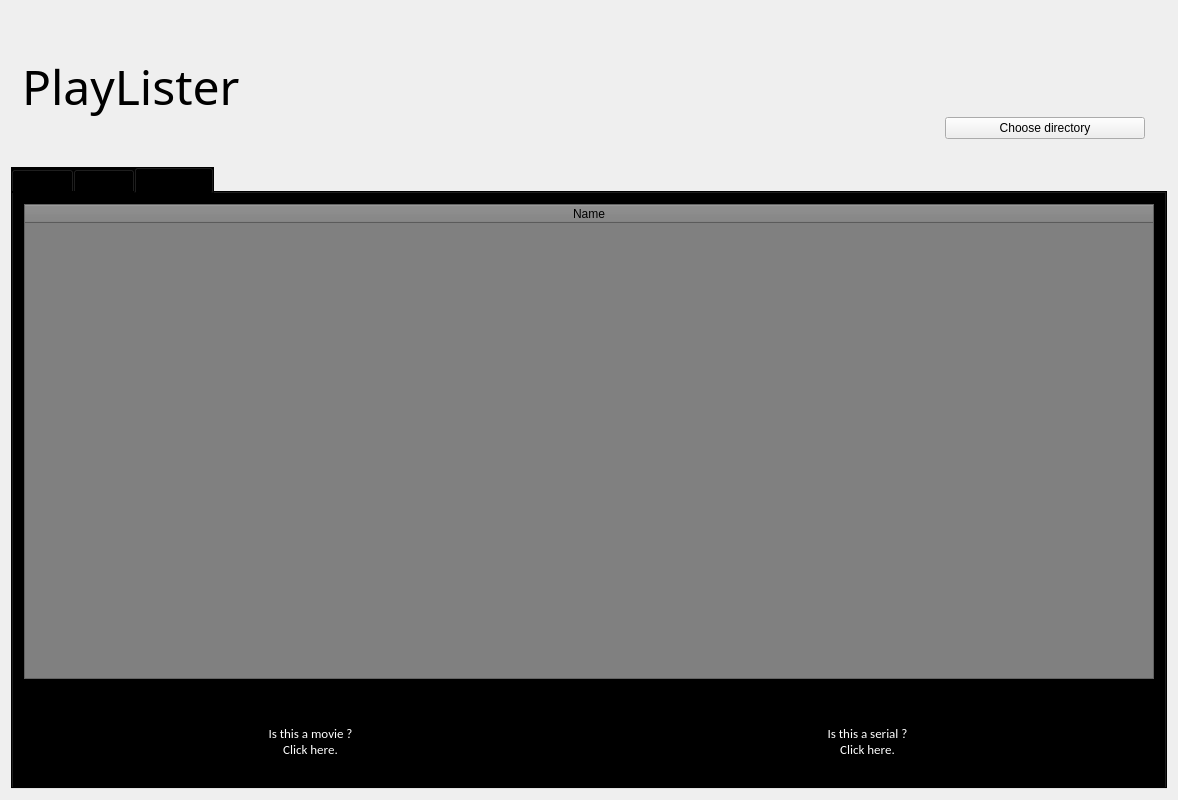
<?xml version="1.0" encoding="UTF-8"?>
<ui version="4.0">
 <class>MainWindow</class>
 <widget class="QMainWindow" name="MainWindow">
  <property name="geometry">
   <rect>
    <x>0</x>
    <y>0</y>
    <width>1177</width>
    <height>800</height>
   </rect>
  </property>
  <property name="windowTitle">
   <string>MainWindow</string>
  </property>
  <property name="autoFillBackground">
   <bool>true</bool>
  </property>
  <property name="styleSheet">
   <string notr="true"/>
  </property>
  <widget class="QWidget" name="centralWidget">
   <layout class="QVBoxLayout" name="verticalLayout">
    <item>
     <widget class="QWidget" name="horizontalWidget" native="true">
      <property name="sizePolicy">
       <sizepolicy hsizetype="MinimumExpanding" vsizetype="MinimumExpanding">
        <horstretch>0</horstretch>
        <verstretch>0</verstretch>
       </sizepolicy>
      </property>
      <property name="maximumSize">
       <size>
        <width>100000</width>
        <height>150</height>
       </size>
      </property>
      <layout class="QHBoxLayout" name="horizontalLayout">
       <item>
        <widget class="QLabel" name="label">
         <property name="font">
          <font>
           <family>Bernard MT Condensed</family>
           <pointsize>36</pointsize>
          </font>
         </property>
         <property name="text">
          <string>PlayLister</string>
         </property>
        </widget>
       </item>
       <item>
        <widget class="QFrame" name="gridFrame">
         <property name="minimumSize">
          <size>
           <width>900</width>
           <height>0</height>
          </size>
         </property>
         <layout class="QHBoxLayout" name="horizontalLayout_4">
          <item>
           <widget class="QLabel" name="label_2">
            <property name="font">
             <font>
              <family>Arial</family>
              <pointsize>10</pointsize>
              <weight>75</weight>
              <bold>true</bold>
             </font>
            </property>
            <property name="text">
             <string/>
            </property>
            <property name="alignment">
             <set>Qt::AlignBottom|Qt::AlignRight|Qt::AlignTrailing</set>
            </property>
           </widget>
          </item>
          <item alignment="Qt::AlignBottom">
           <widget class="QPushButton" name="pushButton">
            <property name="sizePolicy">
             <sizepolicy hsizetype="Fixed" vsizetype="Fixed">
              <horstretch>0</horstretch>
              <verstretch>0</verstretch>
             </sizepolicy>
            </property>
            <property name="minimumSize">
             <size>
              <width>200</width>
              <height>0</height>
             </size>
            </property>
            <property name="text">
             <string>Choose directory</string>
            </property>
           </widget>
          </item>
         </layout>
        </widget>
       </item>
      </layout>
     </widget>
    </item>
    <item>
     <widget class="QTabWidget" name="tabWidget">
      <property name="autoFillBackground">
       <bool>false</bool>
      </property>
      <property name="styleSheet">
       <string notr="true">background-color: BLACK</string>
      </property>
      <property name="currentIndex">
       <number>2</number>
      </property>
      <widget class="QWidget" name="movies">
       <property name="sizePolicy">
        <sizepolicy hsizetype="MinimumExpanding" vsizetype="MinimumExpanding">
         <horstretch>0</horstretch>
         <verstretch>0</verstretch>
        </sizepolicy>
       </property>
       <property name="minimumSize">
        <size>
         <width>0</width>
         <height>0</height>
        </size>
       </property>
       <attribute name="title">
        <string>Movies</string>
       </attribute>
       <layout class="QVBoxLayout" name="verticalLayout_2">
        <item>
         <widget class="QWidget" name="horizontalWidget" native="true">
          <property name="autoFillBackground">
           <bool>false</bool>
          </property>
          <property name="styleSheet">
           <string notr="true">background-color: black</string>
          </property>
          <layout class="QHBoxLayout" name="horizontalLayout_3">
           <item>
            <widget class="QTableWidget" name="tableWidget">
             <property name="minimumSize">
              <size>
               <width>802</width>
               <height>0</height>
              </size>
             </property>
             <property name="maximumSize">
              <size>
               <width>16777215</width>
               <height>16777215</height>
              </size>
             </property>
             <property name="font">
              <font>
               <family>Calibri</family>
               <pointsize>14</pointsize>
              </font>
             </property>
             <property name="autoFillBackground">
              <bool>true</bool>
             </property>
             <property name="styleSheet">
              <string notr="true">background-color: grey;
color: black;</string>
             </property>
             <property name="sizeAdjustPolicy">
              <enum>QAbstractScrollArea::AdjustIgnored</enum>
             </property>
             <property name="editTriggers">
              <set>QAbstractItemView::NoEditTriggers</set>
             </property>
             <property name="selectionBehavior">
              <enum>QAbstractItemView::SelectRows</enum>
             </property>
             <attribute name="horizontalHeaderDefaultSectionSize">
              <number>200</number>
             </attribute>
             <attribute name="horizontalHeaderHighlightSections">
              <bool>false</bool>
             </attribute>
             <attribute name="horizontalHeaderMinimumSectionSize">
              <number>0</number>
             </attribute>
             <attribute name="horizontalHeaderShowSortIndicator" stdset="0">
              <bool>false</bool>
             </attribute>
             <attribute name="horizontalHeaderStretchLastSection">
              <bool>true</bool>
             </attribute>
             <attribute name="verticalHeaderVisible">
              <bool>false</bool>
             </attribute>
             <attribute name="verticalHeaderCascadingSectionResizes">
              <bool>false</bool>
             </attribute>
             <attribute name="verticalHeaderDefaultSectionSize">
              <number>49</number>
             </attribute>
             <attribute name="verticalHeaderHighlightSections">
              <bool>false</bool>
             </attribute>
             <attribute name="verticalHeaderMinimumSectionSize">
              <number>49</number>
             </attribute>
             <attribute name="verticalHeaderShowSortIndicator" stdset="0">
              <bool>false</bool>
             </attribute>
             <attribute name="verticalHeaderStretchLastSection">
              <bool>false</bool>
             </attribute>
             <column>
              <property name="text">
               <string>Name</string>
              </property>
             </column>
             <column>
              <property name="text">
               <string>Year</string>
              </property>
             </column>
             <column>
              <property name="text">
               <string>Language</string>
              </property>
             </column>
             <column>
              <property name="text">
               <string>Quality</string>
              </property>
             </column>
            </widget>
           </item>
           <item>
            <widget class="QLabel" name="label_4">
             <property name="minimumSize">
              <size>
               <width>300</width>
               <height>0</height>
              </size>
             </property>
             <property name="maximumSize">
              <size>
               <width>300</width>
               <height>16777215</height>
              </size>
             </property>
             <property name="autoFillBackground">
              <bool>false</bool>
             </property>
             <property name="styleSheet">
              <string notr="true">background-color: black</string>
             </property>
             <property name="text">
              <string/>
             </property>
            </widget>
           </item>
          </layout>
         </widget>
        </item>
        <item>
         <widget class="QLabel" name="label_3">
          <property name="minimumSize">
           <size>
            <width>0</width>
            <height>90</height>
           </size>
          </property>
          <property name="font">
           <font>
            <family>Calibri</family>
            <pointsize>9</pointsize>
            <weight>75</weight>
            <bold>true</bold>
           </font>
          </property>
          <property name="autoFillBackground">
           <bool>false</bool>
          </property>
          <property name="styleSheet">
           <string notr="true">background-color: black;
color: white;</string>
          </property>
          <property name="text">
           <string/>
          </property>
          <property name="alignment">
           <set>Qt::AlignCenter</set>
          </property>
          <property name="wordWrap">
           <bool>true</bool>
          </property>
         </widget>
        </item>
       </layout>
      </widget>
      <widget class="QWidget" name="serials">
       <property name="sizePolicy">
        <sizepolicy hsizetype="MinimumExpanding" vsizetype="MinimumExpanding">
         <horstretch>0</horstretch>
         <verstretch>0</verstretch>
        </sizepolicy>
       </property>
       <attribute name="title">
        <string>Serials</string>
       </attribute>
       <layout class="QVBoxLayout" name="verticalLayout_3">
        <item>
         <widget class="QWidget" name="horizontalWidget_2" native="true">
          <layout class="QHBoxLayout" name="horizontalLayout_6">
           <item>
            <widget class="QTreeWidget" name="treeWidget">
             <property name="enabled">
              <bool>true</bool>
             </property>
             <property name="minimumSize">
              <size>
               <width>800</width>
               <height>0</height>
              </size>
             </property>
             <property name="maximumSize">
              <size>
               <width>16777215</width>
               <height>16777215</height>
              </size>
             </property>
             <property name="font">
              <font>
               <family>Calibri</family>
               <pointsize>14</pointsize>
              </font>
             </property>
             <property name="styleSheet">
              <string notr="true">background-color: grey;
color: black;</string>
             </property>
             <attribute name="headerDefaultSectionSize">
              <number>200</number>
             </attribute>
             <attribute name="headerShowSortIndicator" stdset="0">
              <bool>false</bool>
             </attribute>
             <attribute name="headerStretchLastSection">
              <bool>true</bool>
             </attribute>
             <column>
              <property name="text">
               <string>Serial</string>
              </property>
              <property name="textAlignment">
               <set>AlignCenter</set>
              </property>
             </column>
             <column>
              <property name="text">
               <string>Quality</string>
              </property>
              <property name="textAlignment">
               <set>AlignCenter</set>
              </property>
             </column>
             <column>
              <property name="text">
               <string>Language</string>
              </property>
              <property name="textAlignment">
               <set>AlignCenter</set>
              </property>
             </column>
            </widget>
           </item>
           <item>
            <widget class="QLabel" name="label_6">
             <property name="minimumSize">
              <size>
               <width>300</width>
               <height>0</height>
              </size>
             </property>
             <property name="maximumSize">
              <size>
               <width>300</width>
               <height>16777215</height>
              </size>
             </property>
             <property name="text">
              <string>TextLabel</string>
             </property>
            </widget>
           </item>
          </layout>
         </widget>
        </item>
        <item>
         <widget class="QLabel" name="label_5">
          <property name="sizePolicy">
           <sizepolicy hsizetype="Minimum" vsizetype="Minimum">
            <horstretch>0</horstretch>
            <verstretch>0</verstretch>
           </sizepolicy>
          </property>
          <property name="minimumSize">
           <size>
            <width>0</width>
            <height>90</height>
           </size>
          </property>
          <property name="maximumSize">
           <size>
            <width>16777215</width>
            <height>90</height>
           </size>
          </property>
          <property name="font">
           <font>
            <family>Calibri</family>
            <pointsize>9</pointsize>
            <weight>75</weight>
            <bold>true</bold>
           </font>
          </property>
          <property name="styleSheet">
           <string notr="true">color: white;</string>
          </property>
          <property name="text">
           <string/>
          </property>
          <property name="alignment">
           <set>Qt::AlignCenter</set>
          </property>
          <property name="wordWrap">
           <bool>true</bool>
          </property>
         </widget>
        </item>
       </layout>
      </widget>
      <widget class="QWidget" name="unknowns">
       <property name="sizePolicy">
        <sizepolicy hsizetype="MinimumExpanding" vsizetype="MinimumExpanding">
         <horstretch>0</horstretch>
         <verstretch>0</verstretch>
        </sizepolicy>
       </property>
       <attribute name="title">
        <string>Unknowns</string>
       </attribute>
       <layout class="QVBoxLayout" name="verticalLayout_4">
        <item>
         <widget class="QTableWidget" name="tableWidget_2">
          <property name="sizePolicy">
           <sizepolicy hsizetype="Expanding" vsizetype="Expanding">
            <horstretch>0</horstretch>
            <verstretch>0</verstretch>
           </sizepolicy>
          </property>
          <property name="font">
           <font>
            <family>Calibri</family>
            <pointsize>14</pointsize>
           </font>
          </property>
          <property name="styleSheet">
           <string notr="true">background-color: grey;
color: black;</string>
          </property>
          <property name="editTriggers">
           <set>QAbstractItemView::NoEditTriggers</set>
          </property>
          <attribute name="horizontalHeaderStretchLastSection">
           <bool>true</bool>
          </attribute>
          <attribute name="verticalHeaderVisible">
           <bool>false</bool>
          </attribute>
          <attribute name="verticalHeaderHighlightSections">
           <bool>true</bool>
          </attribute>
          <column>
           <property name="text">
            <string>Name</string>
           </property>
          </column>
         </widget>
        </item>
        <item>
         <widget class="QLabel" name="label_7">
          <property name="minimumSize">
           <size>
            <width>100</width>
            <height>0</height>
           </size>
          </property>
          <property name="font">
           <font>
            <family>Calibri</family>
            <pointsize>9</pointsize>
           </font>
          </property>
          <property name="styleSheet">
           <string notr="true">color:white;</string>
          </property>
          <property name="text">
           <string/>
          </property>
          <property name="alignment">
           <set>Qt::AlignCenter</set>
          </property>
         </widget>
        </item>
        <item>
         <widget class="QWidget" name="horizontalWidget" native="true">
          <property name="minimumSize">
           <size>
            <width>0</width>
            <height>70</height>
           </size>
          </property>
          <layout class="QHBoxLayout" name="horizontalLayout_2">
           <item>
            <widget class="QLabel" name="label_9">
             <property name="font">
              <font>
               <family>Calibri</family>
               <pointsize>10</pointsize>
              </font>
             </property>
             <property name="styleSheet">
              <string notr="true">color:white;</string>
             </property>
             <property name="text">
              <string>Is this a movie ?
Click here.</string>
             </property>
             <property name="alignment">
              <set>Qt::AlignCenter</set>
             </property>
            </widget>
           </item>
           <item>
            <widget class="QLabel" name="label_8">
             <property name="font">
              <font>
               <family>Calibri</family>
               <pointsize>10</pointsize>
              </font>
             </property>
             <property name="styleSheet">
              <string notr="true">color:white;</string>
             </property>
             <property name="text">
              <string>Is this a serial ?
Click here.</string>
             </property>
             <property name="alignment">
              <set>Qt::AlignCenter</set>
             </property>
            </widget>
           </item>
          </layout>
         </widget>
        </item>
       </layout>
      </widget>
     </widget>
    </item>
   </layout>
  </widget>
 </widget>
 <layoutdefault spacing="6" margin="11"/>
 <resources/>
 <connections/>
</ui>
